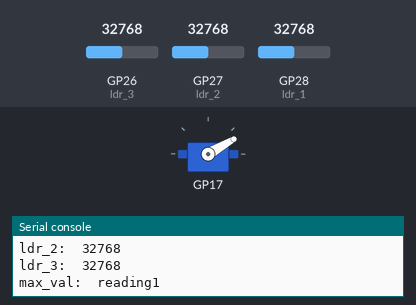
Bench run of a program on a simulated Raspberry Pi Pico running MicroPython. On the bench: servo, the last lines printed to the serial console. Inputs (shaded band) come from the test bench; at power-on: GP28 (ldr_1) = 32768, GP27 (ldr_2) = 32768, GP26 (ldr_3) = 32768 (analog values on the 0–65535 scale).

Above: at 1.2 s.
1.3 s: GP28 (ldr_1) set to 33696
At 2.4 s:
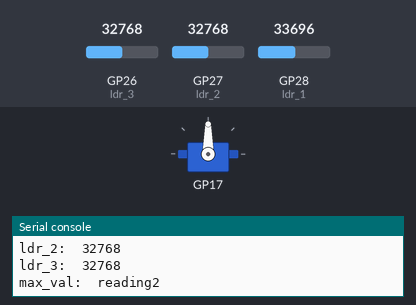
3.0 s: GP27 (ldr_2) set to 33600
At 3.6 s:
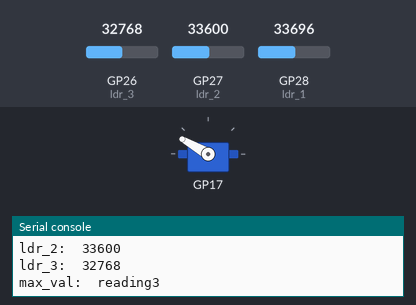
4.5 s: GP27 (ldr_2) set to 32767
At 4.9 s:
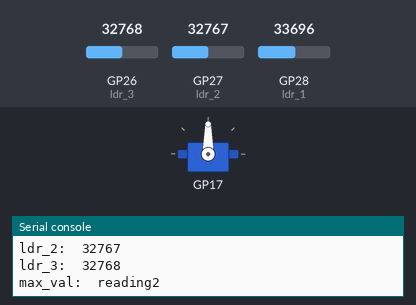
6.0 s: GP27 (ldr_2) set to 45874
At 7.3 s:
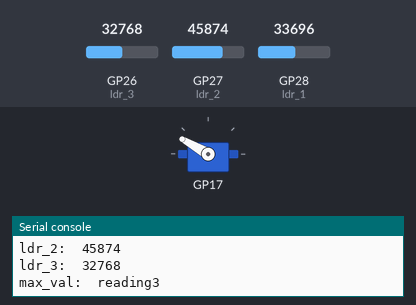
Timing chart, 0 to 8.5 s (numbered marks = the images above; inputs shaded):
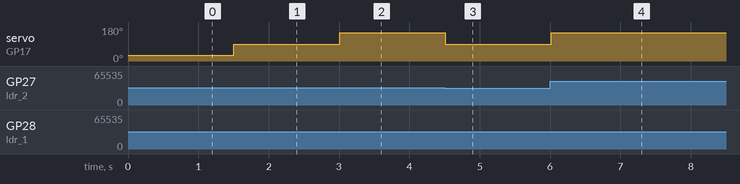

Measured:
- the behaviour switches between 32768 and 32784 on GP28 (ldr_1) (found by bisection; images 0 and 1)
- the behaviour switches between 32768 and 32784 on GP27 (ldr_2) (found by bisection; images 1 and 2)
- after the input at 1.3 s, servo on GP17: 30° → 90° after 0.20 s
- after the input at 3.0 s, servo on GP17: 90° → 150° at once
- after the input at 4.5 s, servo on GP17: 150° → 90° at once
- after the input at 6.0 s, servo on GP17: 90° → 150° at once

The program:

solar_panel_tracker.py
```python
#Import the necassary modules for the Raspberry Pi Pico
import machine
import utime
from servo import Servo

solar_servo = Servo(pin_id=17) #set the sevo pin to pin 17

#In this example we are using 3 LDRs.
ldr_1 = machine.ADC(28) # Here we tell the Raspberry Pi pico which pins the LDRs are on
ldr_2 = machine.ADC(27) # Note that the LDRs are all on ADC pins.
ldr_3 = machine.ADC(26) # This means the analog signals from the LDR get converted to digital signals which are read by the Pi.

while True:
    reading1 = int(ldr_1.read_u16()) #These commands make the Raspberry Pi read the digital signals and turn them into integers
    reading2 = int(ldr_2.read_u16())
    reading3 = int(ldr_3.read_u16())

    #Because the voltage across an LDR decreases as you increase the light intensity, the LDR with the lowest value shoudl be the one the sevo turns towards
    variables = {'reading1': reading1, 'reading2': reading2, 'reading3': reading3}
    smallest_variable = min(variables, key=variables.get)

    #Here we are telling the Raspberry Pi how much we need to move the servo based on which LDR is recieving the highest light intensity.
    if smallest_variable == "reading3": #If the smallest reading is ldr_3 then it will move the servo to an angle of 150 degrees.
        solar_servo.write(150)
    elif smallest_variable == "reading2": #If the smallest reading is ldr_2 then it will move the servo to an angle of 90 degrees.
        solar_servo.write(90)
    else:
        solar_servo.write(30) #If the smallest reading is ldr_1 then it will move the servo to an angle of 30 degrees
    #Feel free to adjust the angles to suit your design

    #Prints all the values of the LDRs and the maximum value
    print("ldr_1: ",reading1)
    print("ldr_2: ",reading2)
    print("ldr_3: ",reading3)
    print("max_val: ", smallest_variable)
    utime.sleep(0.5) #This line tells the Raspberry Pi how often it should check the LDRs. In this example, we have set it to "0.5" so here the Raspberry Pi is checking the LDR every 0.5 seconds.
```
